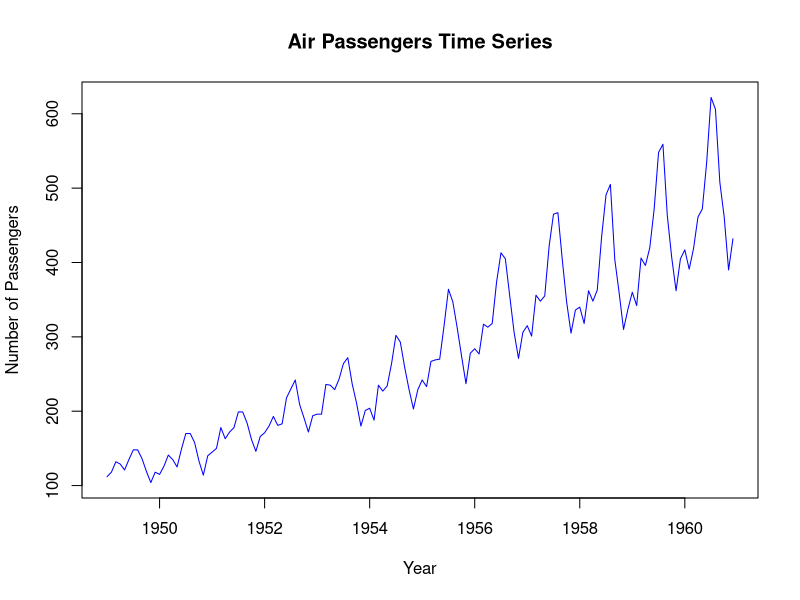
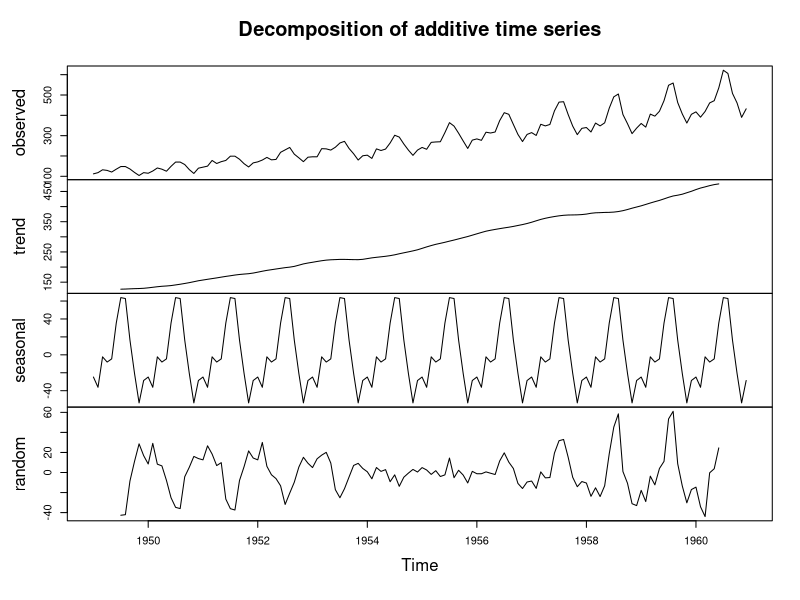
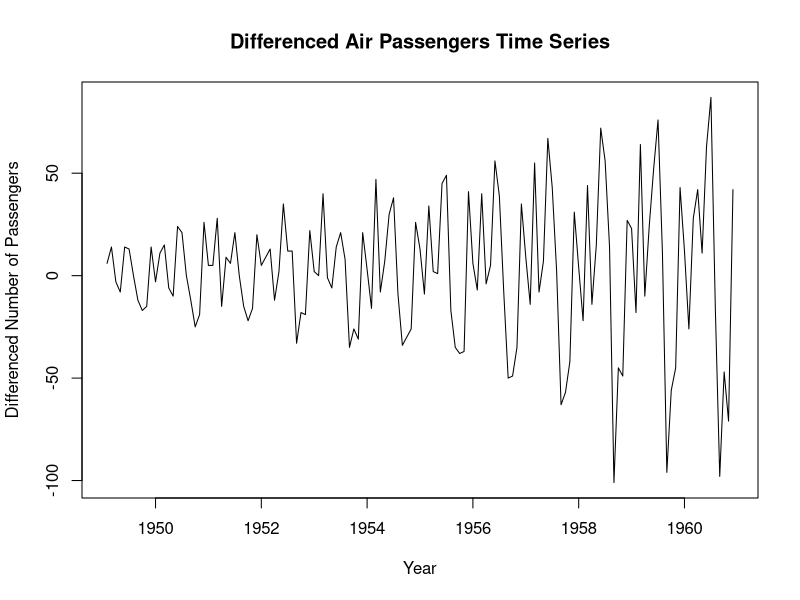
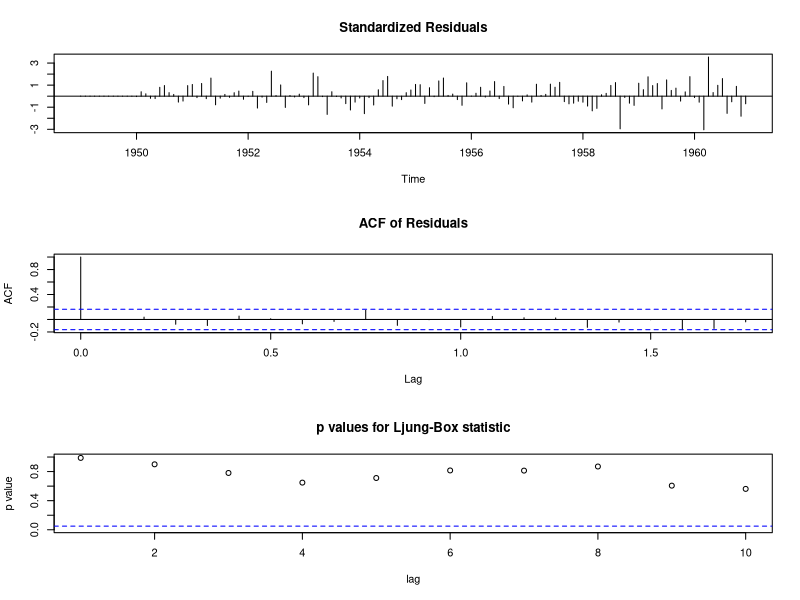
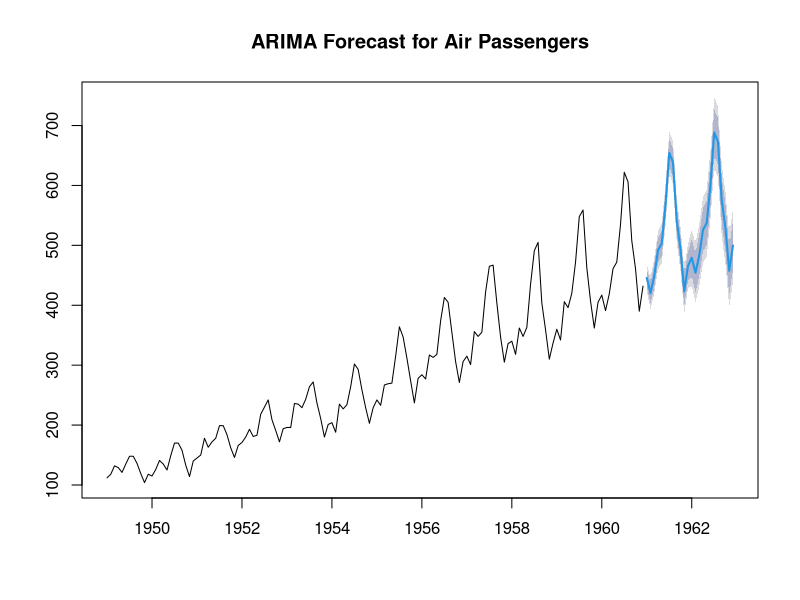
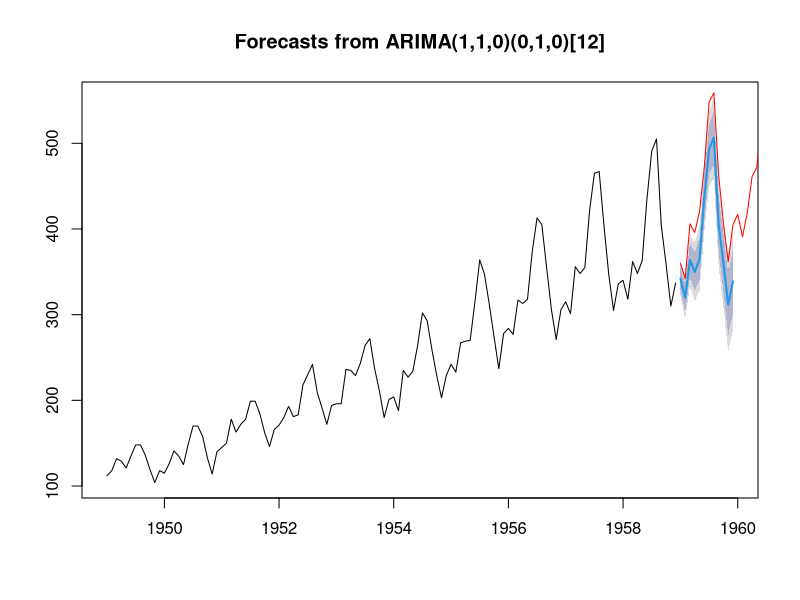

These figures' R source, in order:
# Install required packages if not already installed
install.packages("forecast")
install.packages("tseries")
install.packages("ggplot2")

# Load the libraries into the R session
library(forecast)
library(tseries)
library(ggplot2)

# Load the AirPassengers dataset
data("AirPassengers")

# View the structure and summary of the data
str(AirPassengers)
summary(AirPassengers)

# Plot the original time series data
plot(AirPassengers, main = "Air Passengers Time Series", xlab = "Year", ylab = "Number of Passengers", col = "blue")

# Decompose the time series using classical decomposition
decomposed_ts <- decompose(AirPassengers)

# Plot the decomposition components
plot(decomposed_ts)

# Perform the Augmented Dickey-Fuller (ADF) test for stationarity
adf_test <- adf.test(AirPassengers)
print(adf_test)

# Differencing the series if necessary
differenced_ts <- diff(AirPassengers)

# Plot the differenced time series
plot(differenced_ts, main = "Differenced Air Passengers Time Series", xlab = "Year", ylab = "Differenced Number of Passengers")

# Fit the ARIMA model to the original time series data
arima_model <- auto.arima(AirPassengers)

# Print the ARIMA model summary
summary(arima_model)

# Plot the diagnostics of the ARIMA model
tsdiag(arima_model)

# Forecast the next 24 months
forecasted_values <- forecast(arima_model, h = 24)

# Plot the forecast
plot(forecasted_values, main = "ARIMA Forecast for Air Passengers")

# Split the data into training and testing sets
train_data <- window(AirPassengers, end = c(1958, 12))
test_data <- window(AirPassengers, start = c(1959, 1))

# Fit the ARIMA model to the training data
arima_model_train <- auto.arima(train_data)

# Forecast the next 12 months
forecast_test <- forecast(arima_model_train, h = 12)

# Plot the forecast and actual test data
plot(forecast_test)
lines(test_data, col = "red")

# Calculate RMSE (Root Mean Squared Error)
rmse <- sqrt(mean((forecast_test$mean - test_data)^2))
cat("RMSE: ", rmse, "\n")
